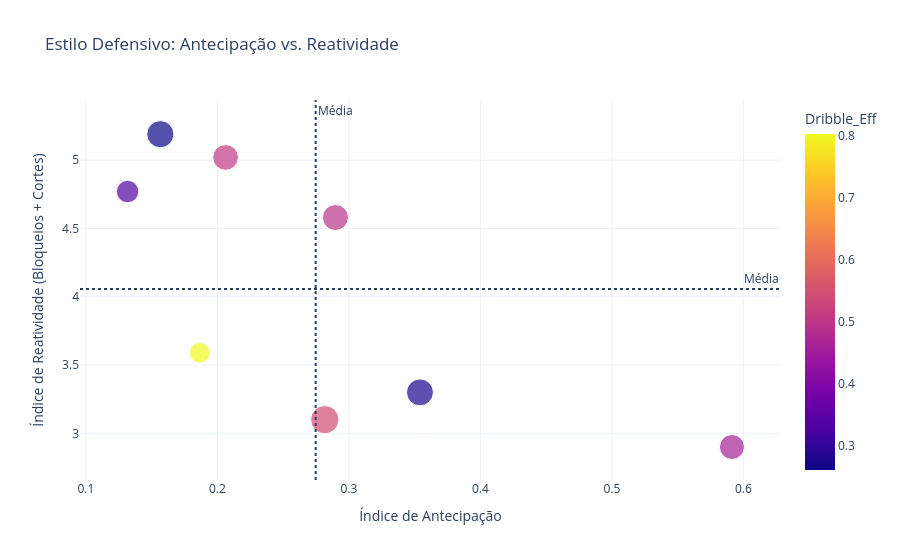

The notebook cell this image was saved under:
### Code cell
def plot_defensive_style(df):
    # Bubble size = tackle efficiency; color = dribble defense quality
    fig = px.scatter(df, x="Anticipation", y="Reactivity",
                     size="Tkl_Eff", color="Dribble_Eff",
                     hover_name="Player",
                     title="Estilo Defensivo: Antecipação vs. Reatividade",
                     labels={"Anticipation": "Índice de Antecipação",
                             "Reactivity": "Índice de Reatividade (Bloqueios + Cortes)"},
                     template="plotly_white")

    fig.add_hline(y=df["Reactivity"].mean(), line_dash="dot", annotation_text="Média")
    fig.add_vline(x=df["Anticipation"].mean(), line_dash="dot", annotation_text="Média")
    fig.show()

plot_defensive_style(df_defensive)

### Figure 1 — Plotly figure (JSON) as saved in the notebook; plotly's stock layout.template omitted (floating-point values rounded to 4 significant figures)
{"data": [{"hovertemplate": "<b>%{hovertext}</b><br><br>Índice de Antecipação=%{x}<br>Índice de Reatividade (Bloqueios + Cortes)=%{y}<br>Tkl_Eff=%{marker.size}<br>Dribble_Eff=%{marker.color}<extra></extra>", "hovertext": ["Nathan Aké", "João Cancelo", "Rúben Dias", "Aymeric Laporte", "Benjamin Mendy", "John Stones", "Kyle Walker", "Oleksandr Zinchenko"], "legendgroup": "", "marker": {"color": [0.8036, 0.4613, 0.2603, 0.3333, 0.2765, 0.5077, 0.5432, 0.4971], "coloraxis": "coloraxis", "size": [0.3964, 0.5728, 0.6735, 0.4598, 0.662, 0.6022, 0.731, 0.6172], "sizemode": "area", "sizeref": 0.001827, "symbol": "circle"}, "mode": "markers", "name": "", "orientation": "v", "showlegend": false, "type": "scatter", "x": [0.1866, 0.5913, 0.1566, 0.1317, 0.354, 0.2062, 0.2816, 0.2898], "xaxis": "x", "y": [3.59, 2.9, 5.19, 4.77, 3.3, 5.02, 3.1, 4.58], "yaxis": "y"}], "layout": {"annotations": [{"showarrow": false, "text": "Média", "x": 1, "xanchor": "right", "xref": "x domain", "y": 4.056, "yanchor": "bottom", "yref": "y"}, {"showarrow": false, "text": "Média", "x": 0.2747, "xanchor": "left", "xref": "x", "y": 1, "yanchor": "top", "yref": "y domain"}], "coloraxis": {"colorbar": {"title": {"text": "Dribble_Eff"}}, "colorscale": [[0, "#0d0887"], [0.1111, "#46039f"], [0.2222, "#7201a8"], [0.3333, "#9c179e"], [0.4444, "#bd3786"], [0.5556, "#d8576b"], [0.6667, "#ed7953"], [0.7778, "#fb9f3a"], [0.8889, "#fdca26"], [1, "#f0f921"]]}, "legend": {"itemsizing": "constant", "tracegroupgap": 0}, "shapes": [{"line": {"dash": "dot"}, "type": "line", "x0": 0, "x1": 1, "xref": "x domain", "y0": 4.056, "y1": 4.056, "yref": "y"}, {"line": {"dash": "dot"}, "type": "line", "x0": 0.2747, "x1": 0.2747, "xref": "x", "y0": 0, "y1": 1, "yref": "y domain"}], "title": {"text": "Estilo Defensivo: Antecipação vs. Reatividade"}, "xaxis": {"anchor": "y", "domain": [0, 1], "title": {"text": "Índice de Antecipação"}}, "yaxis": {"anchor": "x", "domain": [0, 1], "title": {"text": "Índice de Reatividade (Bloqueios + Cortes)"}}}}
